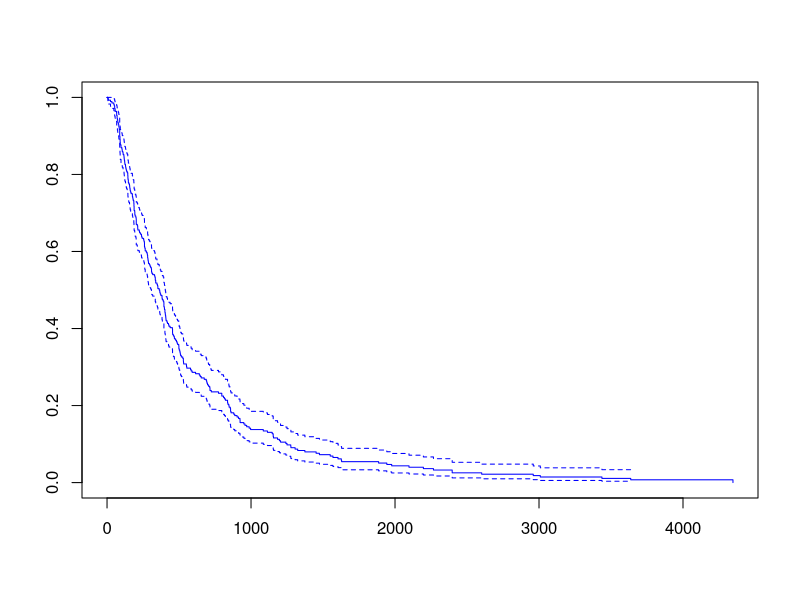

This chart was generated by the following R code:
library(survival)


mydata=read.table("LUNG.txt", sep = "\t", header = TRUE)
mydata$T1=mydata$PFI.time
mydata$T2=mydata$OS.time
mydata$censor1=mydata$PFI
mydata$censor2=mydata$OS
km_fit1 <- survfit(Surv(mydata$T1,mydata$censor1) ~ 1,data=mydata)
plot(km_fit1,col="blue",lty=1)
